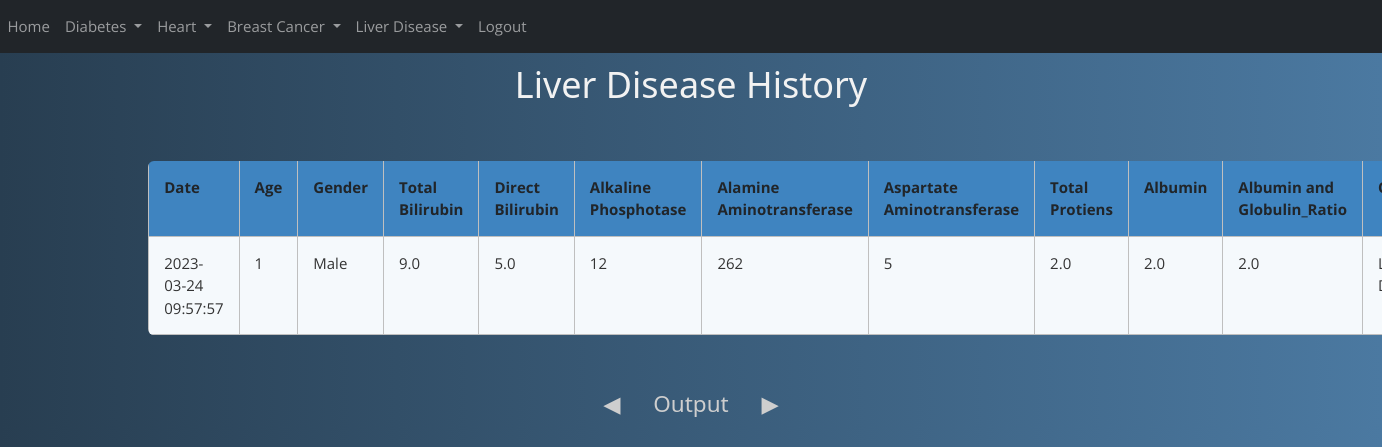
The page /liver_history (signed in) on the database its author committed.
### website/models.py (models this page shows)
class Liver(db.Model):
    id = db.Column(db.Integer, primary_key=True)
    date = db.Column(db.DateTime(timezone=True), default=func.now())
    Age = db.Column(db.Integer)
    sex = db.Column(db.String(8))
    Total_Bilirubin = db.Column(db.Float(100))
    Direct_Bilirubin = db.Column(db.Float(100))
    Alkaline_Phosphotase = db.Column(db.Integer)
    Alamine_Aminotransferase = db.Column(db.Integer)
    Aspartate_Aminotransferase = db.Column(db.Integer)
    Total_Protiens = db.Column(db.Float(100))
    Albumin = db.Column(db.Float(100))
    Albumin_and_Globulin_Ratio = db.Column(db.Float(100))
    outcome = db.Column(db.String(10))
    user_id = db.Column(db.Integer, db.ForeignKey('user.id'))

### website/views.py (the view)
@views.route('/liver_history')
@login_required
def liver_history():
    return render_template('liver_history.html', user=current_user)

### website/__init__.py (called while the page is built)
def create_app():
    app = Flask(__name__)
    app.config['SECRET_KEY'] = 'uuhfurhfueih hfu iehfuci heuh eusjhc nsjv nsweur'
    app.config['SQLALCHEMY_DATABASE_URI'] = f'sqlite:///{DB_NAME}'
    db.init_app(app)
    from .views import views
    from .auth import auth
    app.register_blueprint(views, url_prefix="/")
    app.register_blueprint(auth, url_prefix="/")
    from .models import User, Diabetes, Heart, BCancer, Liver
    create_database(app)
    login_manager = LoginManager()
    login_manager.login_view = 'auth.login'
    login_manager.init_app((app))
    @login_manager.user_loader
    def load_user(id):
        return User.query.get(int(id))
    return app

### website/templates/liver_history.html (shortened to what this page needs)
{% include 'nav(logged).html' %}
<head>
  <link rel="stylesheet" href="{{ url_for('static', filename='css/w3.css') }}">
    </head>
    <body>
        <div class="container">
<h1>Liver Disease History</h1>
<br><br>
<div class="w3-container">
  <table id="myTable" class="table rwd-table table table-striped table-bordered table-sm" cellspacing="0"
  width="100%">
    <tbody>
        <tr>
            <th>Date</th>
            <th>Age</th>
            <th>Gender</th>
            <th>Total Bilirubin</th>
            <th>Direct Bilirubin</th>
            <th>Alkaline Phosphotase</th>
            <th>Alamine Aminotransferase</th>
            <th>Aspartate Aminotransferase</th>
            <th>Total Protiens</th>
            <th>Albumin</th>
            <th>Albumin and Globulin_Ratio</th>
            <th>Outcome</th>
            </tr>
            {% for liver in user.liver %}
            <tr>
                <td>{{ liver.date }}</td>
                <td>{{ liver.Age }}</td>
                <td>{{ liver.sex }}</td>
                <td>{{ liver.Total_Bilirubin }}</td>
                <td>{{ liver.Direct_Bilirubin }}</td>
                <td>{{ liver.Alkaline_Phosphotase }}</td>
                <td>{{ liver.Alamine_Aminotransferase }}</td>
                <td>{{ liver.Aspartate_Aminotransferase }}</td>
                <td>{{ liver.Total_Protiens }}</td>
                <td>{{ liver.Total_Protiens }}</td>
                <td>{{ liver.Albumin_and_Globulin_Ratio }}</td>
                <td>{{ liver.outcome }}</td>
      </tr>
      {% endfor %}
    </tbody>
  </table>
  </div>
  <br><br>
  <h3>Output</h3>
</div>
    </body>

### website/static/css/w3.css (style rules this page uses)
*,*:before,*:after { box-sizing:inherit }
body { margin:0 }
html,body { font-family:Verdana,sans-serif;font-size:15px;line-height:1.5 }
h1 { font-size:36px }
h3 { font-size:24px }
h1,h2,h3,h4,h5,h6 { font-family:"Segoe UI",Arial,sans-serif;font-weight:400;margin:10px 0 }
.w3-container:after,.w3-container:before,.w3-panel:after,.w3-panel:before,.w3-row:after,.w3-row:before,.w3-row-padding:after,.w3-row-padding:before, .w3-cell-row:before,.w3-cell-row:after,.w3-clear:after,.w3-clear:before,.w3-bar:before,.w3-bar:after { content:"";display:table;clear:both }
.w3-container,.w3-panel { padding:0.01em 16px }

### website/templates/liver_history.html (style rules this page uses)
* { font-family: 'Open Sans', sans-serif; }
.rwd-table { margin: auto; min-width: 300px; max-width: 100%; border-collapse: collapse; }
.rwd-table tr:first-child { border-top: none; background: #428bca; color: #fff; }
.rwd-table tr { border-top: 1px solid #ddd; border-bottom: 1px solid #ddd; background-color: #f5f9fc; }
.rwd-table th { display: none; }
.rwd-table td { display: block; }
.rwd-table td:first-child { margin-top: .5em; }
.rwd-table td:last-child { margin-bottom: .5em; }
.rwd-table td:before { content: attr(data-th) ": "; font-weight: bold; width: 120px; display: inline-block; color: #000; }
.rwd-table th, .rwd-table td { text-align: left; }
.rwd-table { color: #333; border-radius: .4em; overflow: hidden; }
.rwd-table tr { border-color: #bfbfbf; }
.rwd-table th, .rwd-table td { padding: .5em 1em; }
@media screen and (min-width: 600px) { .rwd-table td:before { display: none; } }
@media screen and (min-width: 600px) { .rwd-table th, .rwd-table td { display: table-cell; padding: .25em .5em; } }
@media screen and (min-width: 600px) { .rwd-table th:first-child, .rwd-table td:first-child { padding-left: 0; } }
@media screen and (min-width: 600px) { .rwd-table th:last-child, .rwd-table td:last-child { padding-right: 0; } }
@media screen and (min-width: 600px) { .rwd-table th, .rwd-table td { padding: 1em !important; } }
body { background: #4B79A1; background: -webkit-linear-gradient(to left, #4B79A1 , #283E51); background: linear-gradient(to left, #4B79A1 , #283E51); }
h1 { text-align: center; font-size: 2.4em; color: #f2f2f2; }
.container { display: block; text-align: center; }
h3 { display: inline-block; position: relative; text-align: center; font-size: 1.5em; color: #cecece; }
h3:before { content: "\25C0"; position: absolute; left: -50px; -webkit-animation: leftRight 2s linear infinite; animation: leftRight 2s linear infinite; }
h3:after { content: "\25b6"; position: absolute; right: -50px; -webkit-animation: leftRight 2s linear infinite reverse; animation: leftRight 2s linear infinite reverse; }

### rows shown on the page
Liver: date "2023-03-24 09:57:57", Age "1", sex "Male", Total_Bilirubin "9.0", Direct_Bilirubin "5.0", Alkaline_Phosphotase "12", Alamine_Aminotransferase "262", Aspartate_Aminotransferase "5", Total_Protiens "2.0", Albumin_and_Globulin_Ratio "2.0"
